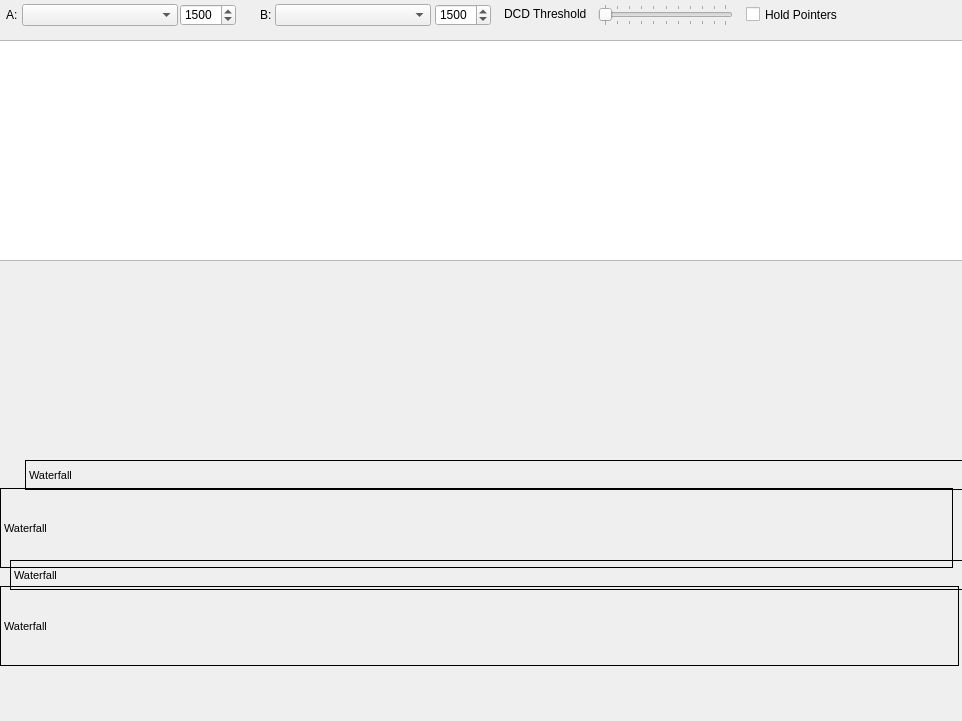
<?xml version="1.0" encoding="UTF-8"?>
<ui version="4.0">
 <class>QtSoundModemClass</class>
 <widget class="QMainWindow" name="QtSoundModemClass">
  <property name="geometry">
   <rect>
    <x>0</x>
    <y>0</y>
    <width>962</width>
    <height>721</height>
   </rect>
  </property>
  <property name="maximumSize">
   <size>
    <width>1024</width>
    <height>16777215</height>
   </size>
  </property>
  <property name="windowTitle">
   <string>QtSoundModem</string>
  </property>
  <widget class="QWidget" name="centralWidget">
   <widget class="QSpinBox" name="centerA">
    <property name="geometry">
     <rect>
      <x>180</x>
      <y>4</y>
      <width>56</width>
      <height>22</height>
     </rect>
    </property>
    <property name="maximum">
     <number>3000</number>
    </property>
    <property name="value">
     <number>1500</number>
    </property>
   </widget>
   <widget class="QComboBox" name="modeB">
    <property name="geometry">
     <rect>
      <x>275</x>
      <y>4</y>
      <width>156</width>
      <height>22</height>
     </rect>
    </property>
   </widget>
   <widget class="QLabel" name="WaterfallB">
    <property name="geometry">
     <rect>
      <x>0</x>
      <y>586</y>
      <width>959</width>
      <height>80</height>
     </rect>
    </property>
    <property name="sizePolicy">
     <sizepolicy hsizetype="Minimum" vsizetype="Minimum">
      <horstretch>0</horstretch>
      <verstretch>0</verstretch>
     </sizepolicy>
    </property>
    <property name="minimumSize">
     <size>
      <width>600</width>
      <height>80</height>
     </size>
    </property>
    <property name="maximumSize">
     <size>
      <width>5000</width>
      <height>100</height>
     </size>
    </property>
    <property name="font">
     <font>
      <pointsize>8</pointsize>
     </font>
    </property>
    <property name="frameShape">
     <enum>QFrame::Box</enum>
    </property>
    <property name="frameShadow">
     <enum>QFrame::Plain</enum>
    </property>
    <property name="text">
     <string>Waterfall</string>
    </property>
   </widget>
   <widget class="QLabel" name="label_2">
    <property name="geometry">
     <rect>
      <x>6</x>
      <y>6</y>
      <width>16</width>
      <height>18</height>
     </rect>
    </property>
    <property name="text">
     <string>A:</string>
    </property>
   </widget>
   <widget class="QSpinBox" name="centerB">
    <property name="geometry">
     <rect>
      <x>435</x>
      <y>4</y>
      <width>56</width>
      <height>22</height>
     </rect>
    </property>
    <property name="maximum">
     <number>3000</number>
    </property>
    <property name="value">
     <number>1500</number>
    </property>
   </widget>
   <widget class="QLabel" name="WaterfallA">
    <property name="geometry">
     <rect>
      <x>0</x>
      <y>488</y>
      <width>953</width>
      <height>80</height>
     </rect>
    </property>
    <property name="minimumSize">
     <size>
      <width>600</width>
      <height>80</height>
     </size>
    </property>
    <property name="maximumSize">
     <size>
      <width>5000</width>
      <height>100</height>
     </size>
    </property>
    <property name="font">
     <font>
      <pointsize>8</pointsize>
     </font>
    </property>
    <property name="frameShape">
     <enum>QFrame::Box</enum>
    </property>
    <property name="frameShadow">
     <enum>QFrame::Plain</enum>
    </property>
    <property name="text">
     <string>Waterfall</string>
    </property>
   </widget>
   <widget class="QComboBox" name="modeA">
    <property name="geometry">
     <rect>
      <x>22</x>
      <y>4</y>
      <width>156</width>
      <height>22</height>
     </rect>
    </property>
   </widget>
   <widget class="QLabel" name="label">
    <property name="geometry">
     <rect>
      <x>504</x>
      <y>6</y>
      <width>86</width>
      <height>16</height>
     </rect>
    </property>
    <property name="text">
     <string>DCD Threshold</string>
    </property>
   </widget>
   <widget class="QLabel" name="labelB">
    <property name="geometry">
     <rect>
      <x>260</x>
      <y>8</y>
      <width>16</width>
      <height>14</height>
     </rect>
    </property>
    <property name="text">
     <string>B:</string>
    </property>
   </widget>
   <widget class="QSlider" name="DCDSlider">
    <property name="geometry">
     <rect>
      <x>598</x>
      <y>4</y>
      <width>135</width>
      <height>22</height>
     </rect>
    </property>
    <property name="orientation">
     <enum>Qt::Horizontal</enum>
    </property>
    <property name="tickPosition">
     <enum>QSlider::TicksBothSides</enum>
    </property>
    <property name="tickInterval">
     <number>10</number>
    </property>
   </widget>
   <widget class="QCheckBox" name="holdPointers">
    <property name="geometry">
     <rect>
      <x>746</x>
      <y>4</y>
      <width>101</width>
      <height>21</height>
     </rect>
    </property>
    <property name="text">
     <string>Hold Pointers</string>
    </property>
   </widget>
   <widget class="QLabel" name="HeaderA">
    <property name="geometry">
     <rect>
      <x>25</x>
      <y>460</y>
      <width>1076</width>
      <height>30</height>
     </rect>
    </property>
    <property name="minimumSize">
     <size>
      <width>600</width>
      <height>10</height>
     </size>
    </property>
    <property name="maximumSize">
     <size>
      <width>5000</width>
      <height>100</height>
     </size>
    </property>
    <property name="font">
     <font>
      <pointsize>8</pointsize>
     </font>
    </property>
    <property name="frameShape">
     <enum>QFrame::Box</enum>
    </property>
    <property name="frameShadow">
     <enum>QFrame::Plain</enum>
    </property>
    <property name="text">
     <string>Waterfall</string>
    </property>
   </widget>
   <widget class="QLabel" name="HeaderB">
    <property name="geometry">
     <rect>
      <x>10</x>
      <y>560</y>
      <width>1076</width>
      <height>30</height>
     </rect>
    </property>
    <property name="minimumSize">
     <size>
      <width>600</width>
      <height>10</height>
     </size>
    </property>
    <property name="maximumSize">
     <size>
      <width>5000</width>
      <height>100</height>
     </size>
    </property>
    <property name="font">
     <font>
      <pointsize>8</pointsize>
     </font>
    </property>
    <property name="frameShape">
     <enum>QFrame::Box</enum>
    </property>
    <property name="frameShadow">
     <enum>QFrame::Plain</enum>
    </property>
    <property name="text">
     <string>Waterfall</string>
    </property>
   </widget>
   <widget class="QTextEdit" name="monWindow">
    <property name="geometry">
     <rect>
      <x>-7</x>
      <y>40</y>
      <width>971</width>
      <height>221</height>
     </rect>
    </property>
   </widget>
  </widget>
  <widget class="QMenuBar" name="menuBar">
   <property name="geometry">
    <rect>
     <x>0</x>
     <y>0</y>
     <width>962</width>
     <height>26</height>
    </rect>
   </property>
  </widget>
 </widget>
 <layoutdefault spacing="6" margin="11"/>
 <resources>
  <include location="QtSoundModem.qrc"/>
 </resources>
 <connections/>
</ui>
